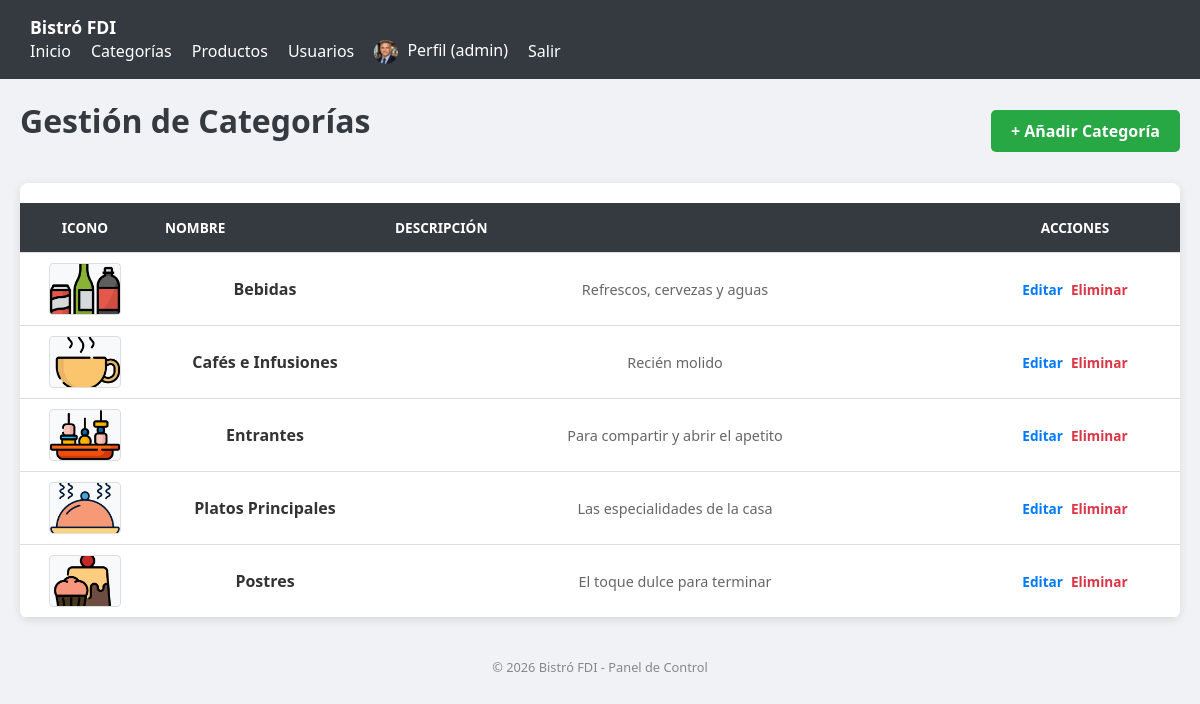
The page /gestion_categorias.php (signed in) on the database its author committed.
### tables this page shows
CREATE TABLE usuarios (
	id int(11) AUTO_INCREMENT PRIMARY KEY,
	nombre_usuario varchar(50) NOT NULL UNIQUE KEY,
	email varchar(100) NOT NULL UNIQUE KEY,
	nombre varchar(50) NOT NULL,
	apellidos varchar(100) NOT NULL,
	password_hash varchar(255) NOT NULL,
	rol enum('cliente','camarero','cocinero','gerente') NOT NULL DEFAULT 'cliente',
	avatar varchar(255) DEFAULT 'img/avatares/default.jpg',
	fecha_alta datetime NOT NULL DEFAULT current_timestamp()
);

CREATE TABLE categorias (
	id int(11) AUTO_INCREMENT PRIMARY KEY,
	nombre varchar(100) NOT NULL UNIQUE KEY,
	descripcion text DEFAULT NULL,
	imagen text DEFAULT NULL
);

### includes/funcionesUsuarios.php (called while the page is built, shortened)
<?php
function obtenerUsuarioPorId(int $id): ?array {
	$conn = obtenerConexionBD();
	$sql = "SELECT * FROM usuarios WHERE id = ?";
	$stmt = $conn->prepare($sql);
	$stmt->bind_param("i", $id);
	$stmt->execute();
	$res = $stmt->get_result();
	$usuario = $res->fetch_assoc();
	return $usuario ?: null;
}

### gestion_categorias.php (the view, shortened to what this page needs)
<?php
require_once 'includes/sesion.php';
?>
<!DOCTYPE html>
<html lang="es">
<head>
	<link rel="stylesheet" href="css/estilos.css?v=1.2">
</head>
<body class="body-gestion">
	<?php include 'includes/nav.php'; ?>
	<main class="main-content" style="padding: 20px; max-width: 1200px; margin: 0 auto;">
	<header class="header-gestion" style="display: flex; justify-content: space-between; align-items: center; margin-bottom: 20px;">
	<h1>Gestión de Categorías</h1>
	<a href="nueva_categoria.php" class="btn-anadir" style="background: #28a745; color: white; padding: 10px 20px; border-radius: 5px; text-decoration: none; font-weight: bold;">+ Añadir Categoría</a>
	</header>
	<section class="contenedor-tabla-profesional" style="background: white; border-radius: 8px; box-shadow: 0 2px 10px rgba(0,0,0,0.1); overflow: hidden;">
	<table class="tabla-gestion" style="width: 100%; border-collapse: collapse; table-layout: fixed;">
	<thead>
	<tr style="background: #343a40; color: white;">
	<th style="width: 100px; padding: 15px; text-align: center;">Icono</th>
	<th style="width: 200px; padding: 15px; text-align: left;">Nombre</th>
	<th style="padding: 15px; text-align: left;">Descripción</th>
	<th style="width: 180px; padding: 15px; text-align: center;">Acciones</th>
	</tr>
	</thead>
	<tbody>
	<?php
	$sql = "SELECT * FROM categorias ORDER BY nombre ASC";
	$resultado = $db->query($sql);
	if ($resultado && $resultado->num_rows > 0):
	while ($cat = $resultado->fetch_assoc()):
	$nombre_foto = $cat['imagen'];
	$ruta_mostrar = "img/categorias/" . $nombre_foto;
	$foto_valida = (!empty($nombre_foto) && file_exists(__DIR__ . "/" . $ruta_mostrar));
	?>
	<tr style="border-bottom: 1px solid #eee;">
	<td style="padding: 10px; text-align: center; vertical-align: middle;">
	<div style="width: 70px; height: 50px; margin: 0 auto; overflow: hidden; border-radius: 4px; border: 1px solid #ddd; background: #f8f9fa;">
	<?php if ($foto_valida): ?>
	<img src="<?php echo $ruta_mostrar; ?>"
	alt="<?php echo htmlspecialchars($cat['nombre']); ?>"
	style="width: 100%; height: 100%; object-fit: cover; display: block;">
	<?php else: ?>
	<div style="font-size: 9px; color: #999; line-height: 50px; text-transform: uppercase;">Sin icono</div>
	<?php endif; ?>
	</div>
	</td>
	<td style="padding: 15px; vertical-align: middle;">
	<strong style="color: #333;"><?php echo htmlspecialchars($cat['nombre']); ?></strong>
	</td>
	<td style="padding: 15px; vertical-align: middle; color: #666; font-size: 0.9em; white-space: nowrap; overflow: hidden; text-overflow: ellipsis;">
	<?php echo htmlspecialchars($cat['descripcion']); ?>
	</td>
	<td style="padding: 15px; text-align: center; vertical-align: middle;">
	<div style="display: flex; gap: 8px; justify-content: center;">
	<a href="editar_categoria.php?id=<?php echo $cat['id']; ?>" class="btn-editar" style="color: #007bff; text-decoration: none; font-weight: bold; font-size: 0.85em;">Editar</a>
	<a href="eliminar_categoria.php?id=<?php echo $cat['id']; ?>"
	class="btn-borrar"
	style="color: #dc3545; text-decoration: none; font-weight: bold; font-size: 0.85em;"
	onclick="return confirm('¿Seguro que deseas eliminar esta categoría?')">Eliminar</a>
	</div>
	</td>
	</tr>
	<?php
	endwhile;
	endif; ?>
	</tbody>
	</table>
	</section>
	</main>
	<footer style="text-align: center; padding: 20px; color: #888; font-size: 0.8em;">
	&copy; <?php echo date('Y'); ?> Bistró FDI - Panel de Control
	</footer>
</body>
</html>

### includes/nav.php (shortened to what this page needs)
<?php
$base = "/aw_g5_bistroFDI/p2_g5/bistrofdi/";
$estaLogueado = isset($_SESSION['id_usuario']);
$avatar = 'img/avatares/default.png';
if ($estaLogueado && function_exists('obtenerUsuarioPorId')) {
	$usuario = obtenerUsuarioPorId($_SESSION['id_usuario']);
	if ($usuario && !empty($usuario['avatar'])) {
	$avatar = $usuario['avatar'];
	}
}
$rutaFinalAvatar = (strpos($avatar, 'http') === 0) ? $avatar : $base . $avatar;
?>
<nav class="navegacion-principal">
	<div class="nav-contenedor">
	<a href="<?= $base ?>index.php" class="nav-logo">Bistró FDI</a>
	<ul class="nav-links">
	<li><a href="<?= $base ?>index.php">Inicio</a></li>
	<?php if (isset($_SESSION['rol']) && $_SESSION['rol'] === 'gerente'): ?>
	<li><a href="<?= $base ?>gestion_categorias.php">Categorías</a></li>
	<li><a href="<?= $base ?>gestion_productos.php">Productos</a></li>
	<li><a href="<?= $base ?>gestionarUsuarios.php">Usuarios</a></li>
	<?php endif; ?>
	<?php if ($estaLogueado): ?>
	<li>
	<a href="<?= $base ?>perfil.php">
	<img src="<?= htmlspecialchars($rutaFinalAvatar) ?>" alt="Avatar"
	style="width: 24px; height: 24px; border-radius: 50%; vertical-align: middle; margin-right: 5px; object-fit: cover;">
	Perfil (<?= htmlspecialchars($_SESSION['nombre_usuario'] ?? 'Usuario') ?>)
	</a>
	</li>
	<li><a href="<?= $base ?>logout.php">Salir</a></li>
	<?php else: ?>
	<li><a href="<?= $base ?>login.php">Login</a></li>
	<li><a href="<?= $base ?>registro.php">Registrarse</a></li>
	<?php endif; ?>
	</ul>
	</div>
</nav>

### css/estilos.css (style rules this page uses)
body { font-family: 'Segoe UI', Tahoma, Geneva, Verdana, sans-serif; margin: 0; background: #f0f2f5; color: #1c1e21; }
h1, h2 { color: #343a40; margin-top: 0; }
nav { background: #343a40; padding: 15px 30px; display: flex; justify-content: space-between; align-items: center; }
nav a { color: white; text-decoration: none; font-weight: bold; font-size: 1.1em; }
nav ul { list-style: none; display: flex; gap: 20px; margin: 0; padding: 0; align-items: center; }
nav ul li a { font-weight: normal; font-size: 1em; transition: color 0.2s; }
table, .tabla-pedidos { width: 100%; border-collapse: collapse; margin-top: 20px; background: white; }
th, td, .tabla-pedidos th, .tabla-pedidos td { padding: 12px 15px; border-bottom: 1px solid #ddd; text-align: center; vertical-align: middle; }
th, .tabla-pedidos th { background: #343a40; color: white; text-transform: uppercase; font-size: 0.85em; font-weight: bold; }

### rows shown on the page
usuarios: avatar (picture)
categorias: imagen (picture), nombre "Bebidas", descripcion "Refrescos, cervezas y aguas"
categorias: imagen (picture), nombre "Cafés e Infusiones", descripcion "Recién molido"
categorias: imagen (picture), nombre "Entrantes", descripcion "Para compartir y abrir el apetito"
categorias: imagen (picture), nombre "Platos Principales", descripcion "Las especialidades de la casa"
categorias: imagen (picture), nombre "Postres", descripcion "El toque dulce para terminar"

### other values the page prints
$_SESSION['nombre_usuario'] "admin"
